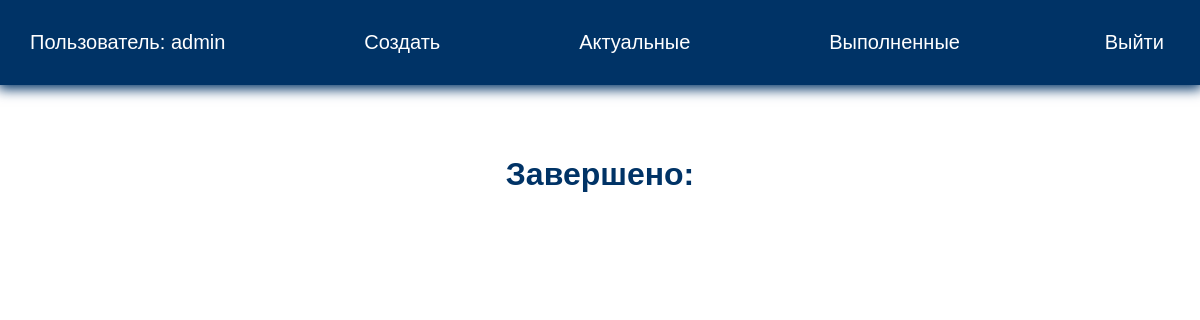
The app's page /completed/ (signed in), older data.
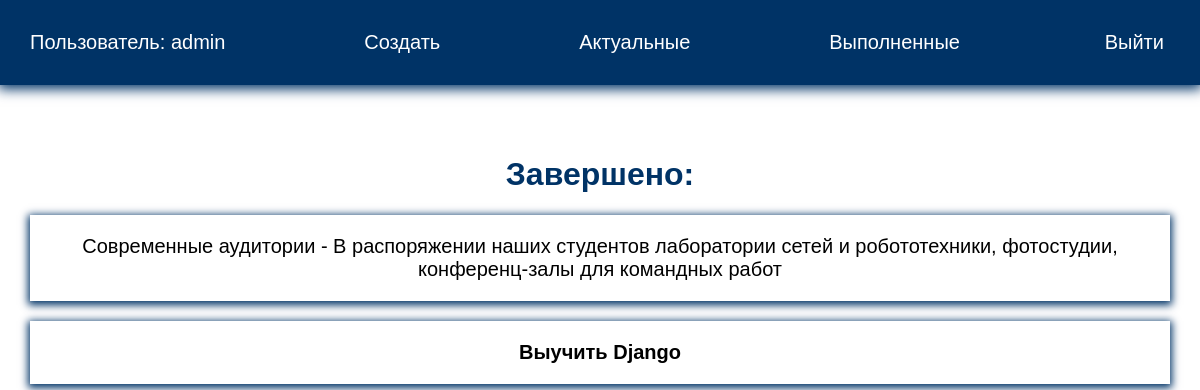
The same page, newer data.
### todo/models.py (models this page shows, shortened)
class Todo(models.Model):
    title = models.CharField(max_length=100)
    memo = models.TextField(blank=True)
    created = models.DateTimeField(auto_now_add=True)
    date_completed = models.DateTimeField(blank=True, null=True)
    important = models.BooleanField(default=False)
    user = models.ForeignKey(User, on_delete=models.CASCADE)

### todo/views.py (the view)
# urls.py: path('completed/', views.completed_todos, name='completedtodos'),
@login_required
def completed_todos(request):
    todos = Todo.objects.filter(user=request.user, date_completed__isnull=False).order_by('-date_completed')
    return render(request, 'todo/completedtodos.html', {'todos': todos})

### todo/templates/todo/completedtodos.html (shortened to what this page needs)
{% extends 'todo/base.html' %}
{% block content %}
<h1>Завершено:</h1>
<ul>
    {% for todo in todos %}
    <li class="completed">
        {% if todo.important %}
        <b>{{ todo.title }}</b>
        {% else %}
        {{todo.title}}
        {% endif %}
        {% if todo.memo %}
            - {{ todo.memo }}
        {% endif %}
    </li>
    {% endfor %}
</ul>
{% endblock %}

Row changes from the older to the newer data that the page shows:
added Todo: title "Современные аудитории", memo "В распоряжении наших студентов лаборатории сетей и робототехники, фотостудии, конференц-залы для командных работ"
added Todo: title "Выучить Django"
